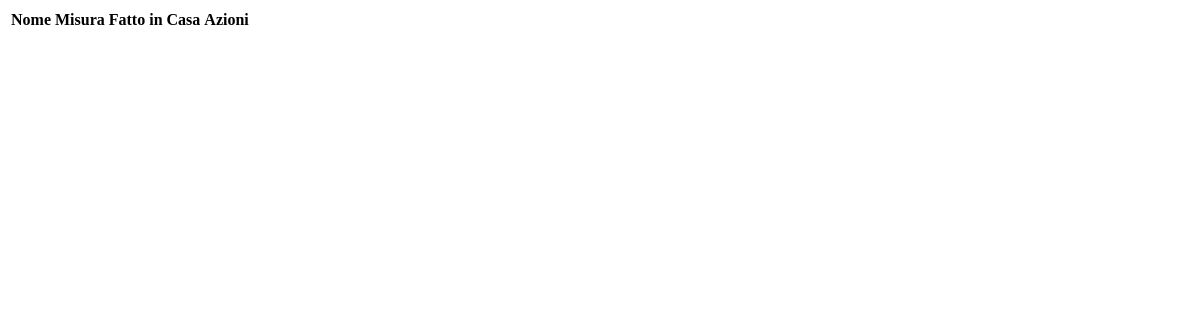
Before: /menu/tabellaIngredienti (signed in) with the older database file.
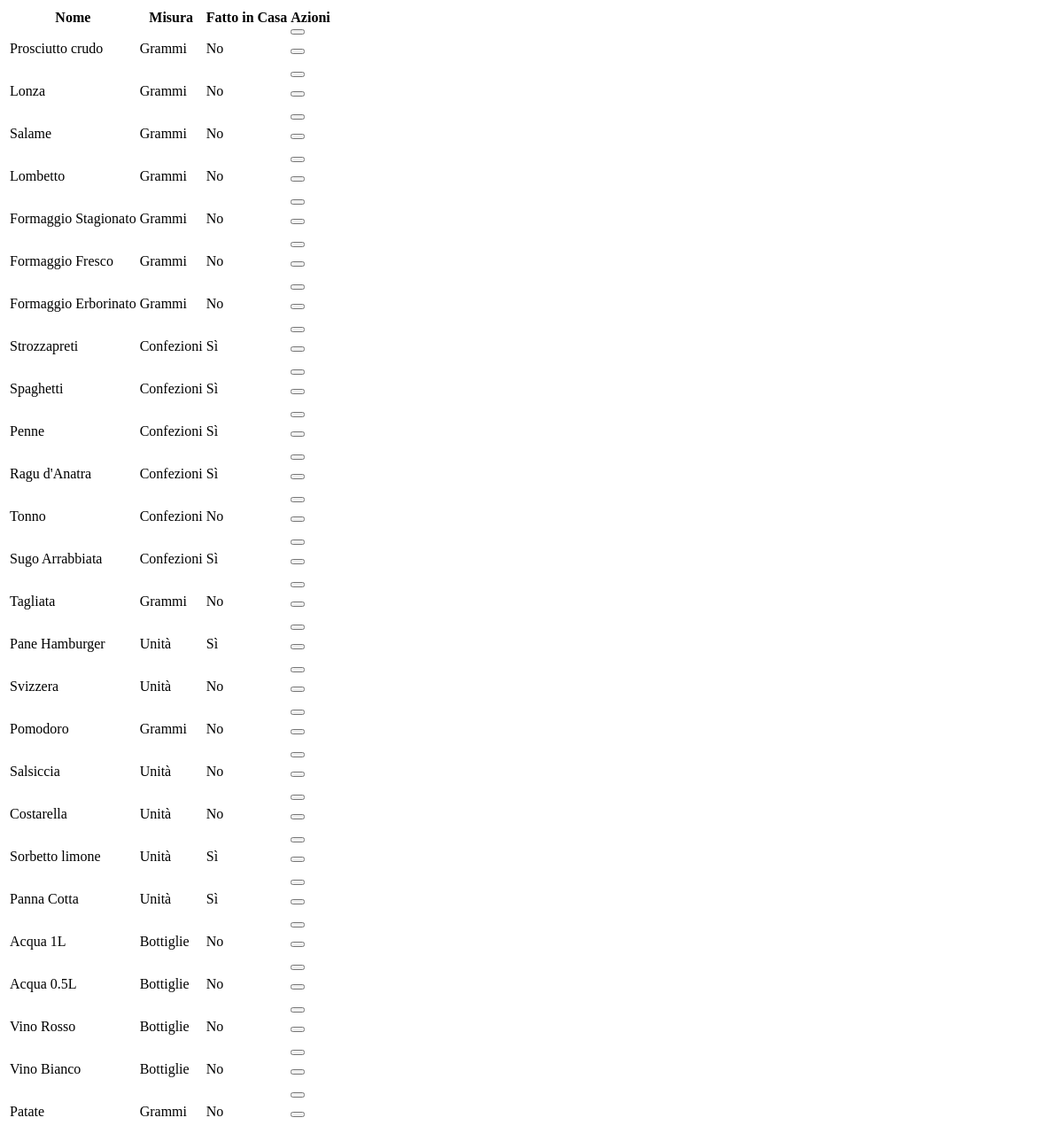
After: the same page with the newer database file.
### gestioneMenu/models.py (models this page shows, shortened)
class Ingrediente(models.Model):
    nome = models.CharField(max_length=100)
    idMisura = models.ForeignKey(Misura, on_delete=models.CASCADE)
    fattoInCasa = models.BooleanField()
    class Meta:
        verbose_name = 'Ingrediente'
        verbose_name_plural = 'Ingredienti'

class Misura(models.Model):
    nome = models.CharField(max_length=50)
    def __str__(self):
        return self.nome
    class Meta:
        verbose_name = 'Misura'
        verbose_name_plural = 'Misure'

### gestioneMenu/views.py (the view)
# urls.py: path('tabellaIngredienti', views.tabellaIngredienti, name='tabellaIngredienti'),
@login_required
def tabellaIngredienti(request):
    ingredienti = Ingrediente.objects.all()
    return render(request, 'ingredienti/tabellaIngredienti.html', {'ingredienti' : ingredienti,'permessiAzioni': request.user.has_perm('gestioneMenu.delete_Ingrediente')})

### gestioneMenu/templates/ingredienti/tabellaIngredienti.html (shortened to what this page needs)
<table class="table table-primary">
    <thead>
      <tr>
        <th scope="col">Nome</th>
        <th scope="col">Misura</th>
        <th scope="col">Fatto in Casa</th>
        {% if permessiAzioni %}
        <th scope="col">Azioni</th>
        {% endif %}
      </tr>
    </thead>
    <tbody>
        {% for ingrediente in ingredienti %}
        <tr>
            <td>
              {{ ingrediente.nome }}
            </td>
            <td>
              {{ ingrediente.idMisura }}
            </td>
            <td>
                {% if ingrediente.fattoInCasa %}
                Sì
                {% else %}
                No
                {% endif %}
            </td>
            {% if permessiAzioni %}
            <td>
              <div class="row">
                <div class="col-sm-6 col-md-3">
                  <form hx-post="{% url 'modificaIngrediente' %}" hx-target="#divNotifica">
                    <button type="submit" class="buttonSubmit"></button>
                  </form>
                </div>
                <div class="col-sm-6 col-md-3">
                  <form hx-post="{% url 'confirmEliminaIngrediente' %}" hx-target="#dialog" @click="dialogOpen=true">
                    <button type="submit" class="buttonSubmit"></button>
                  </form>
                </div>
              </div>
            </td>
            {% endif %}
        </tr>
        {% endfor %}
    </tbody>
  </table>

Changed rows visible on the page:
added Ingrediente: nome "Prosciutto crudo", idMisura "Grammi", fattoInCasa "No"
added Ingrediente: nome "Lonza", idMisura "Grammi", fattoInCasa "No"
added Ingrediente: nome "Salame", idMisura "Grammi", fattoInCasa "No"
added Ingrediente: nome "Lombetto", idMisura "Grammi", fattoInCasa "No"
added Ingrediente: nome "Formaggio Stagionato", idMisura "Grammi", fattoInCasa "No"
added Ingrediente: nome "Formaggio Fresco", idMisura "Grammi", fattoInCasa "No"
added Ingrediente: nome "Formaggio Erborinato", idMisura "Grammi", fattoInCasa "No"
added Ingrediente: nome "Strozzapreti", idMisura "Confezioni", fattoInCasa "Sì"
added Ingrediente: nome "Spaghetti", idMisura "Confezioni", fattoInCasa "Sì"
added Ingrediente: nome "Penne", idMisura "Confezioni", fattoInCasa "Sì"
added Ingrediente: nome "Ragu d'Anatra", idMisura "Confezioni", fattoInCasa "Sì"
added Ingrediente: nome "Tonno", idMisura "Confezioni", fattoInCasa "No"
added Ingrediente: nome "Sugo Arrabbiata", idMisura "Confezioni", fattoInCasa "Sì"
added Ingrediente: nome "Tagliata", idMisura "Grammi", fattoInCasa "No"
added Ingrediente: nome "Pane Hamburger", idMisura "Unità", fattoInCasa "Sì"
added Ingrediente: nome "Svizzera", idMisura "Unità", fattoInCasa "No"
added Ingrediente: nome "Pomodoro", idMisura "Grammi", fattoInCasa "No"
added Ingrediente: nome "Salsiccia", idMisura "Unità", fattoInCasa "No"
added Ingrediente: nome "Costarella", idMisura "Unità", fattoInCasa "No"
added Ingrediente: nome "Sorbetto limone", idMisura "Unità", fattoInCasa "Sì"
added Ingrediente: nome "Panna Cotta", idMisura "Unità", fattoInCasa "Sì"
added Ingrediente: nome "Acqua 1L", idMisura "Bottiglie", fattoInCasa "No"
added Ingrediente: nome "Acqua 0.5L", idMisura "Bottiglie", fattoInCasa "No"
added Ingrediente: nome "Vino Rosso", idMisura "Bottiglie", fattoInCasa "No"
added Ingrediente: nome "Vino Bianco", idMisura "Bottiglie", fattoInCasa "No"
added Ingrediente: nome "Patate", idMisura "Grammi", fattoInCasa "No"
